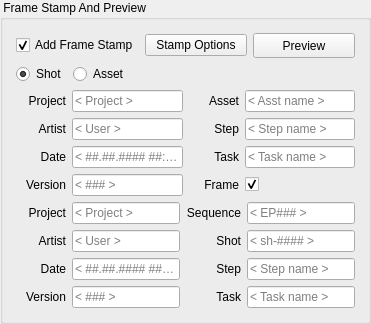
             <widget class="QGroupBox" name="groupBox_5">
              <property name="title">
               <string> Frame Stamp And Preview</string>
              </property>
              <property name="flat">
               <bool>false</bool>
              </property>
              <layout class="QVBoxLayout" name="verticalLayout_8">
               <property name="margin">
                <number>4</number>
               </property>
               <item>
                <widget class="QWidget" name="widget_3" native="true">
                 <layout class="QVBoxLayout" name="verticalLayout_16">
                  <item>
                   <layout class="QGridLayout" name="gridLayout_4" columnstretch="0,0,0">
                    <item row="0" column="0">
                     <widget class="QCheckBox" name="add_frame_stamp_cbx">
                      <property name="text">
                       <string>Add Frame Stamp</string>
                      </property>
                      <property name="checked">
                       <bool>true</bool>
                      </property>
                     </widget>
                    </item>
                    <item row="0" column="1">
                     <widget class="QPushButton" name="stamp_options_btn">
                      <property name="text">
                       <string>Stamp Options</string>
                      </property>
                     </widget>
                    </item>
                    <item row="0" column="2">
                     <widget class="QPushButton" name="preview_frame_btn">
                      <property name="minimumSize">
                       <size>
                        <width>0</width>
                        <height>25</height>
                       </size>
                      </property>
                      <property name="text">
                       <string>Preview</string>
                      </property>
                     </widget>
                    </item>
                   </layout>
                  </item>
                  <item>
                   <layout class="QHBoxLayout" name="horizontalLayout_2">
                    <item>
                     <widget class="QRadioButton" name="stamp_mode_shot_rb">
                      <property name="text">
                       <string>Shot</string>
                      </property>
                      <property name="checked">
                       <bool>true</bool>
                      </property>
                     </widget>
                    </item>
                    <item>
                     <widget class="QRadioButton" name="stamp_mode_asset_rb">
                      <property name="text">
                       <string>Asset</string>
                      </property>
                     </widget>
                    </item>
                    <item>
                     <spacer name="horizontalSpacer_4">
                      <property name="orientation">
                       <enum>Qt::Horizontal</enum>
                      </property>
                      <property name="sizeHint" stdset="0">
                       <size>
                        <width>40</width>
                        <height>20</height>
                       </size>
                      </property>
                     </spacer>
                    </item>
                   </layout>
                  </item>
                  <item>
                   <widget class="QWidget" name="stamp_asset_wd" native="true">
                    <layout class="QVBoxLayout" name="verticalLayout_10">
                     <property name="margin">
                      <number>0</number>
                     </property>
                     <item>
                      <layout class="QGridLayout" name="asset_fields_grid_ly">
                       <item row="0" column="1">
                        <widget class="QLineEdit" name="stamp_asset_project_le">
                         <property name="readOnly">
                          <bool>true</bool>
                         </property>
                         <property name="placeholderText">
                          <string>&lt; Project &gt;</string>
                         </property>
                        </widget>
                       </item>
                       <item row="1" column="1">
                        <widget class="QLineEdit" name="stamp_asset_user_le">
                         <property name="readOnly">
                          <bool>true</bool>
                         </property>
                         <property name="placeholderText">
                          <string>&lt; User &gt;</string>
                         </property>
                        </widget>
                       </item>
                       <item row="2" column="0">
                        <widget class="QLabel" name="label_24">
                         <property name="minimumSize">
                          <size>
                           <width>50</width>
                           <height>0</height>
                          </size>
                         </property>
                         <property name="text">
                          <string>Date</string>
                         </property>
                         <property name="alignment">
                          <set>Qt::AlignRight|Qt::AlignTrailing|Qt::AlignVCenter</set>
                         </property>
                        </widget>
                       </item>
                       <item row="1" column="2">
                        <widget class="QLabel" name="label_20">
                         <property name="minimumSize">
                          <size>
                           <width>50</width>
                           <height>0</height>
                          </size>
                         </property>
                         <property name="text">
                          <string>Step</string>
                         </property>
                         <property name="alignment">
                          <set>Qt::AlignRight|Qt::AlignTrailing|Qt::AlignVCenter</set>
                         </property>
                        </widget>
                       </item>
                       <item row="0" column="0">
                        <widget class="QLabel" name="label_19">
                         <property name="minimumSize">
                          <size>
                           <width>50</width>
                           <height>0</height>
                          </size>
                         </property>
                         <property name="text">
                          <string>Project</string>
                         </property>
                         <property name="alignment">
                          <set>Qt::AlignRight|Qt::AlignTrailing|Qt::AlignVCenter</set>
                         </property>
                        </widget>
                       </item>
                       <item row="1" column="0">
                        <widget class="QLabel" name="label_22">
                         <property name="minimumSize">
                          <size>
                           <width>50</width>
                           <height>0</height>
                          </size>
                         </property>
                         <property name="text">
                          <string>Artist</string>
                         </property>
                         <property name="alignment">
                          <set>Qt::AlignRight|Qt::AlignTrailing|Qt::AlignVCenter</set>
                         </property>
                        </widget>
                       </item>
                       <item row="0" column="3">
                        <widget class="QLineEdit" name="stamp_asset_name_le">
                         <property name="readOnly">
                          <bool>true</bool>
                         </property>
                         <property name="placeholderText">
                          <string>&lt; Asst name &gt;</string>
                         </property>
                        </widget>
                       </item>
                       <item row="1" column="3">
                        <widget class="QLineEdit" name="stamp_asset_step_le">
                         <property name="readOnly">
                          <bool>true</bool>
                         </property>
                         <property name="placeholderText">
                          <string>&lt; Step name &gt;</string>
                         </property>
                        </widget>
                       </item>
                       <item row="2" column="3">
                        <widget class="QLineEdit" name="stamp_asset_task_le">
                         <property name="readOnly">
                          <bool>true</bool>
                         </property>
                         <property name="placeholderText">
                          <string>&lt; Task name &gt;</string>
                         </property>
                        </widget>
                       </item>
                       <item row="2" column="1">
                        <widget class="QLineEdit" name="stamp_asset_date_le">
                         <property name="readOnly">
                          <bool>true</bool>
                         </property>
                         <property name="placeholderText">
                          <string>&lt; ##.##.#### ##:## &gt;</string>
                         </property>
                        </widget>
                       </item>
                       <item row="2" column="2">
                        <widget class="QLabel" name="label_23">
                         <property name="minimumSize">
                          <size>
                           <width>50</width>
                           <height>0</height>
                          </size>
                         </property>
                         <property name="text">
                          <string>Task</string>
                         </property>
                         <property name="alignment">
                          <set>Qt::AlignRight|Qt::AlignTrailing|Qt::AlignVCenter</set>
                         </property>
                        </widget>
                       </item>
                       <item row="3" column="0">
                        <widget class="QLabel" name="label_21">
                         <property name="minimumSize">
                          <size>
                           <width>50</width>
                           <height>0</height>
                          </size>
                         </property>
                         <property name="text">
                          <string>Version</string>
                         </property>
                         <property name="alignment">
                          <set>Qt::AlignRight|Qt::AlignTrailing|Qt::AlignVCenter</set>
                         </property>
                        </widget>
                       </item>
                       <item row="3" column="1">
                        <widget class="QLineEdit" name="stamp_asset_version_le">
                         <property name="text">
                          <string/>
                         </property>
                         <property name="placeholderText">
                          <string>&lt; ### &gt;</string>
                         </property>
                        </widget>
                       </item>
                       <item row="3" column="2">
                        <widget class="QLabel" name="label_27">
                         <property name="minimumSize">
                          <size>
                           <width>50</width>
                           <height>0</height>
                          </size>
                         </property>
                         <property name="text">
                          <string>Frame</string>
                         </property>
                         <property name="alignment">
                          <set>Qt::AlignRight|Qt::AlignTrailing|Qt::AlignVCenter</set>
                         </property>
                        </widget>
                       </item>
                       <item row="3" column="3">
                        <widget class="QCheckBox" name="stamp_asset_frame_cbx">
                         <property name="text">
                          <string/>
                         </property>
                         <property name="checked">
                          <bool>true</bool>
                         </property>
                        </widget>
                       </item>
                       <item row="0" column="2">
                        <widget class="QLabel" name="label_25">
                         <property name="minimumSize">
                          <size>
                           <width>50</width>
                           <height>0</height>
                          </size>
                         </property>
                         <property name="text">
                          <string>Asset</string>
                         </property>
                         <property name="alignment">
                          <set>Qt::AlignRight|Qt::AlignTrailing|Qt::AlignVCenter</set>
                         </property>
                        </widget>
                       </item>
                      </layout>
                     </item>
                    </layout>
                   </widget>
                  </item>
                  <item>
                   <widget class="QWidget" name="stamp_sequence_wd" native="true">
                    <layout class="QVBoxLayout" name="verticalLayout_11">
                     <property name="margin">
                      <number>0</number>
                     </property>
                     <item>
                      <layout class="QGridLayout" name="shot_fields_grid_ly">
                       <item row="1" column="0">
                        <widget class="QLabel" name="label_13">
                         <property name="minimumSize">
                          <size>
                           <width>50</width>
                           <height>0</height>
                          </size>
                         </property>
                         <property name="text">
                          <string>Artist</string>
                         </property>
                         <property name="alignment">
                          <set>Qt::AlignRight|Qt::AlignTrailing|Qt::AlignVCenter</set>
                         </property>
                        </widget>
                       </item>
                       <item row="1" column="1">
                        <widget class="QLineEdit" name="stamp_squens_user_le">
                         <property name="readOnly">
                          <bool>true</bool>
                         </property>
                         <property name="placeholderText">
                          <string>&lt; User &gt;</string>
                         </property>
                        </widget>
                       </item>
                       <item row="1" column="2">
                        <widget class="QLabel" name="label_16">
                         <property name="minimumSize">
                          <size>
                           <width>50</width>
                           <height>0</height>
                          </size>
                         </property>
                         <property name="text">
                          <string>Shot</string>
                         </property>
                         <property name="alignment">
                          <set>Qt::AlignRight|Qt::AlignTrailing|Qt::AlignVCenter</set>
                         </property>
                        </widget>
                       </item>
                       <item row="2" column="3">
                        <widget class="QLineEdit" name="stamp_squens_step_le">
                         <property name="readOnly">
                          <bool>true</bool>
                         </property>
                         <property name="placeholderText">
                          <string>&lt; Step name &gt;</string>
                         </property>
                        </widget>
                       </item>
                       <item row="2" column="0">
                        <widget class="QLabel" name="label_14">
                         <property name="minimumSize">
                          <size>
                           <width>50</width>
                           <height>0</height>
                          </size>
                         </property>
                         <property name="text">
                          <string>Date</string>
                         </property>
                         <property name="alignment">
                          <set>Qt::AlignRight|Qt::AlignTrailing|Qt::AlignVCenter</set>
                         </property>
                        </widget>
                       </item>
                       <item row="0" column="3">
                        <widget class="QLineEdit" name="stamp_squens_name_le">
                         <property name="readOnly">
                          <bool>true</bool>
                         </property>
                         <property name="placeholderText">
                          <string>&lt; EP### &gt;</string>
                         </property>
                        </widget>
                       </item>
                       <item row="0" column="1">
                        <widget class="QLineEdit" name="stamp_squens_project_le">
                         <property name="readOnly">
                          <bool>true</bool>
                         </property>
                         <property name="placeholderText">
                          <string>&lt; Project &gt;</string>
                         </property>
                        </widget>
                       </item>
                       <item row="0" column="0">
                        <widget class="QLabel" name="label_7">
                         <property name="minimumSize">
                          <size>
                           <width>50</width>
                           <height>0</height>
                          </size>
                         </property>
                         <property name="text">
                          <string>Project</string>
                         </property>
                         <property name="alignment">
                          <set>Qt::AlignRight|Qt::AlignTrailing|Qt::AlignVCenter</set>
                         </property>
                        </widget>
                       </item>
                       <item row="1" column="3">
                        <widget class="QLineEdit" name="stamp_squens_shot_le">
                         <property name="readOnly">
                          <bool>true</bool>
                         </property>
                         <property name="placeholderText">
                          <string>&lt; sh-#### &gt;</string>
                         </property>
                        </widget>
                       </item>
                       <item row="0" column="2">
                        <widget class="QLabel" name="label_15">
                         <property name="minimumSize">
                          <size>
                           <width>50</width>
                           <height>0</height>
                          </size>
                         </property>
                         <property name="text">
                          <string>Sequence</string>
                         </property>
                         <property name="alignment">
                          <set>Qt::AlignRight|Qt::AlignTrailing|Qt::AlignVCenter</set>
                         </property>
                        </widget>
                       </item>
                       <item row="2" column="2">
                        <widget class="QLabel" name="label_17">
                         <property name="minimumSize">
                          <size>
                           <width>50</width>
                           <height>0</height>
                          </size>
                         </property>
                         <property name="text">
                          <string>Step</string>
                         </property>
                         <property name="alignment">
                          <set>Qt::AlignRight|Qt::AlignTrailing|Qt::AlignVCenter</set>
                         </property>
                        </widget>
                       </item>
                       <item row="2" column="1">
                        <widget class="QLineEdit" name="stamp_squens_date_le">
                         <property name="readOnly">
                          <bool>true</bool>
                         </property>
                         <property name="placeholderText">
                          <string>&lt; ##.##.#### ##:## &gt;</string>
                         </property>
                        </widget>
                       </item>
                       <item row="3" column="0">
                        <widget class="QLabel" name="label_26">
                         <property name="minimumSize">
                          <size>
                           <width>50</width>
                           <height>0</height>
                          </size>
                         </property>
                         <property name="text">
                          <string>Version</string>
                         </property>
                         <property name="alignment">
                          <set>Qt::AlignRight|Qt::AlignTrailing|Qt::AlignVCenter</set>
                         </property>
                        </widget>
                       </item>
                       <item row="3" column="1">
                        <widget class="QLineEdit" name="stamp_squens_version_le">
                         <property name="placeholderText">
                          <string>&lt; ### &gt;</string>
                         </property>
                        </widget>
                       </item>
                       <item row="3" column="2">
                        <widget class="QLabel" name="label_18">
                         <property name="minimumSize">
                          <size>
                           <width>50</width>
                           <height>0</height>
                          </size>
                         </property>
                         <property name="text">
                          <string>Task</string>
                         </property>
                         <property name="alignment">
                          <set>Qt::AlignRight|Qt::AlignTrailing|Qt::AlignVCenter</set>
                         </property>
                        </widget>
                       </item>
                       <item row="3" column="3">
                        <widget class="QLineEdit" name="stamp_squens_task_le">
                         <property name="readOnly">
                          <bool>true</bool>
                         </property>
                         <property name="placeholderText">
                          <string>&lt; Task name &gt;</string>
                         </property>
                        </widget>
                       </item>
                      </layout>
                     </item>
                    </layout>
                   </widget>
                  </item>
                 </layout>
                </widget>
               </item>
              </layout>
             </widget>
